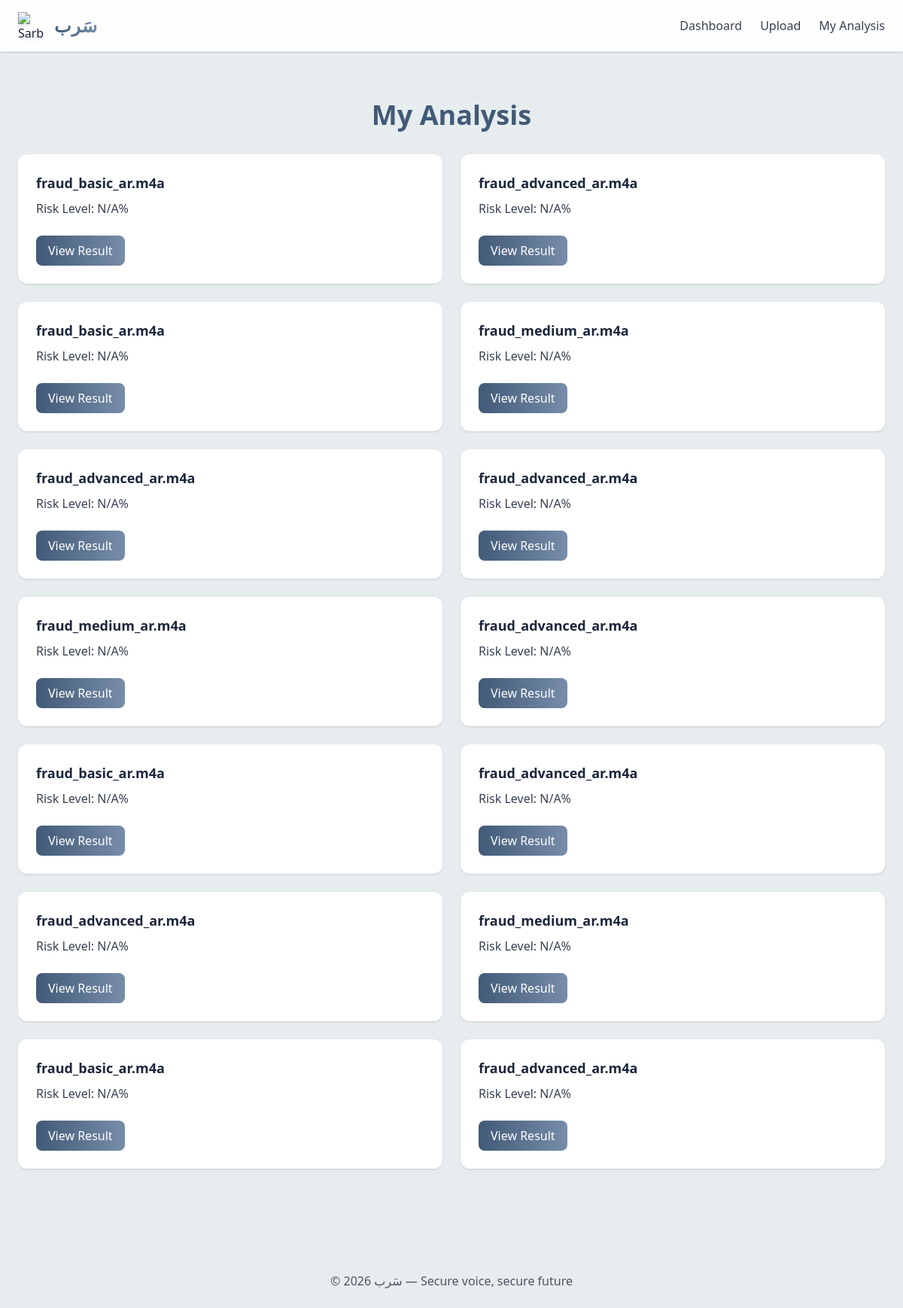
The app's page /my_analysis.php with its own data.
### tables this page shows
CREATE TABLE `uploads` (
  `id` int NOT NULL,
  `user_id` int NOT NULL DEFAULT '0',
  `filename` varchar(255) NOT NULL,
  `filepath` varchar(255) NOT NULL,
  `uploaded_at` timestamp NULL DEFAULT CURRENT_TIMESTAMP
);

### my_analysis.php (the view, shortened to what this page needs)
<?php
require_once __DIR__ . "/db_connect.php";
$stmt = $conn->prepare("
    SELECT u.id AS upload_id, u.filename,
           a.transcript, a.suspicious_keywords, a.risk_level, a.audio_path
    FROM uploads u
    LEFT JOIN analysis_history a ON u.id = a.upload_id
    ORDER BY u.id DESC
");
$stmt->execute();
$result = $stmt->get_result();
$analyses = $result->fetch_all(MYSQLI_ASSOC);
?>
<!DOCTYPE html>
<html lang="ar">
<head>
<script src="https://cdn.tailwindcss.com"></script>
</head>
<body class="bg-[#E7ECEF] text-[#1B263B] font-sans min-h-screen">
<header class="bg-white/95 backdrop-blur-md border-b border-gray-200 shadow sticky top-0 z-50">
  <div class="max-w-7xl mx-auto px-6 py-4 flex justify-between items-center">
    <div class="flex items-center gap-3">
      <img src="/Sarb/images/logo.svg" alt="Sarb Logo" class="w-9 h-9 drop-shadow-md">
      <a href="/Sarb/dashboard.php" class="text-2xl font-bold bg-gradient-to-r from-[#415A77] to-[#778DA9] text-transparent bg-clip-text tracking-wide">
      </a>
    </div>
    <nav class="hidden md:flex items-center space-x-6 text-gray-700 font-medium">
      <a href="/Sarb/index.php" class="hover:text-[#415A77] transition">Dashboard</a>
      <a href="/Sarb/upload.php" class="hover:text-[#415A77] transition">Upload</a>
      <a href="/Sarb/my_analysis.php" class="hover:text-[#415A77] transition">My Analysis</a>
    </nav>
  </div>
</header>
<main class="max-w-7xl mx-auto px-6 py-16">
  <h1 class="text-3xl md:text-4xl font-bold text-[#415A77] mb-8 text-center">My Analysis</h1>
  <?php if (empty($analyses)): ?>
    <p class="text-gray-600 text-center">No analysis items available.</p>
  <?php else: ?>
    <div class="grid md:grid-cols-2 gap-6">
      <?php foreach ($analyses as $a): ?>
        <div class="bg-white p-6 rounded-xl shadow hover:shadow-lg transition">
          <h2 class="font-bold text-lg mb-2"><?= htmlspecialchars($a['filename']) ?></h2>
          <p class="text-gray-700 mb-2">Risk Level: <?= $a['risk_level'] ?? 'N/A' ?>%</p>
          <a href="/Sarb/result.php?upload_id=<?= $a['upload_id'] ?>" class="mt-4 inline-block px-4 py-2 bg-gradient-to-r from-[#415A77] to-[#778DA9] text-white rounded-lg hover:scale-105 transition">View Result</a>
        </div>
      <?php endforeach; ?>
    </div>
  <?php endif; ?>
</main>
<footer class="text-center text-gray-600 py-6 mt-12 border-t border-gray-200">
  © <?= date('Y') ?> سَرب — Secure voice, secure future
</footer>
</body>
</html>

### records on screen
uploads: filename "fraud_basic_ar.m4a", risk_level "N/A"
uploads: filename "fraud_advanced_ar.m4a", risk_level "N/A"
uploads: filename "fraud_basic_ar.m4a", risk_level "N/A"
uploads: filename "fraud_medium_ar.m4a", risk_level "N/A"
uploads: filename "fraud_advanced_ar.m4a", risk_level "N/A"
uploads: filename "fraud_advanced_ar.m4a", risk_level "N/A"
uploads: filename "fraud_medium_ar.m4a", risk_level "N/A"
uploads: filename "fraud_advanced_ar.m4a", risk_level "N/A"
uploads: filename "fraud_basic_ar.m4a", risk_level "N/A"
uploads: filename "fraud_advanced_ar.m4a", risk_level "N/A"
uploads: filename "fraud_advanced_ar.m4a", risk_level "N/A"
uploads: filename "fraud_medium_ar.m4a", risk_level "N/A"
uploads: filename "fraud_basic_ar.m4a", risk_level "N/A"
uploads: filename "fraud_advanced_ar.m4a", risk_level "N/A"
